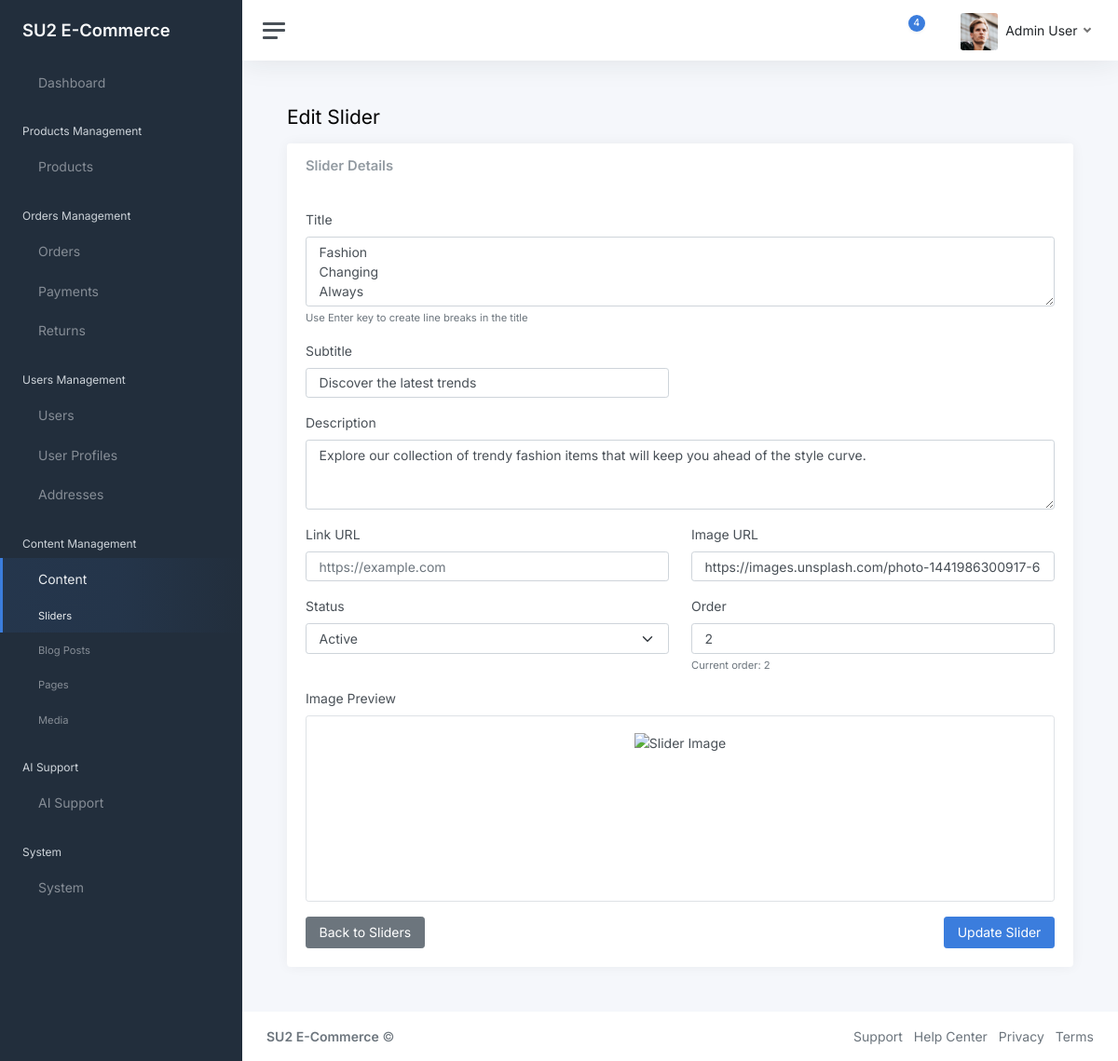
/ecadmin/sliders/7/edit/ (signed in), run on an earlier commit of the app's database.
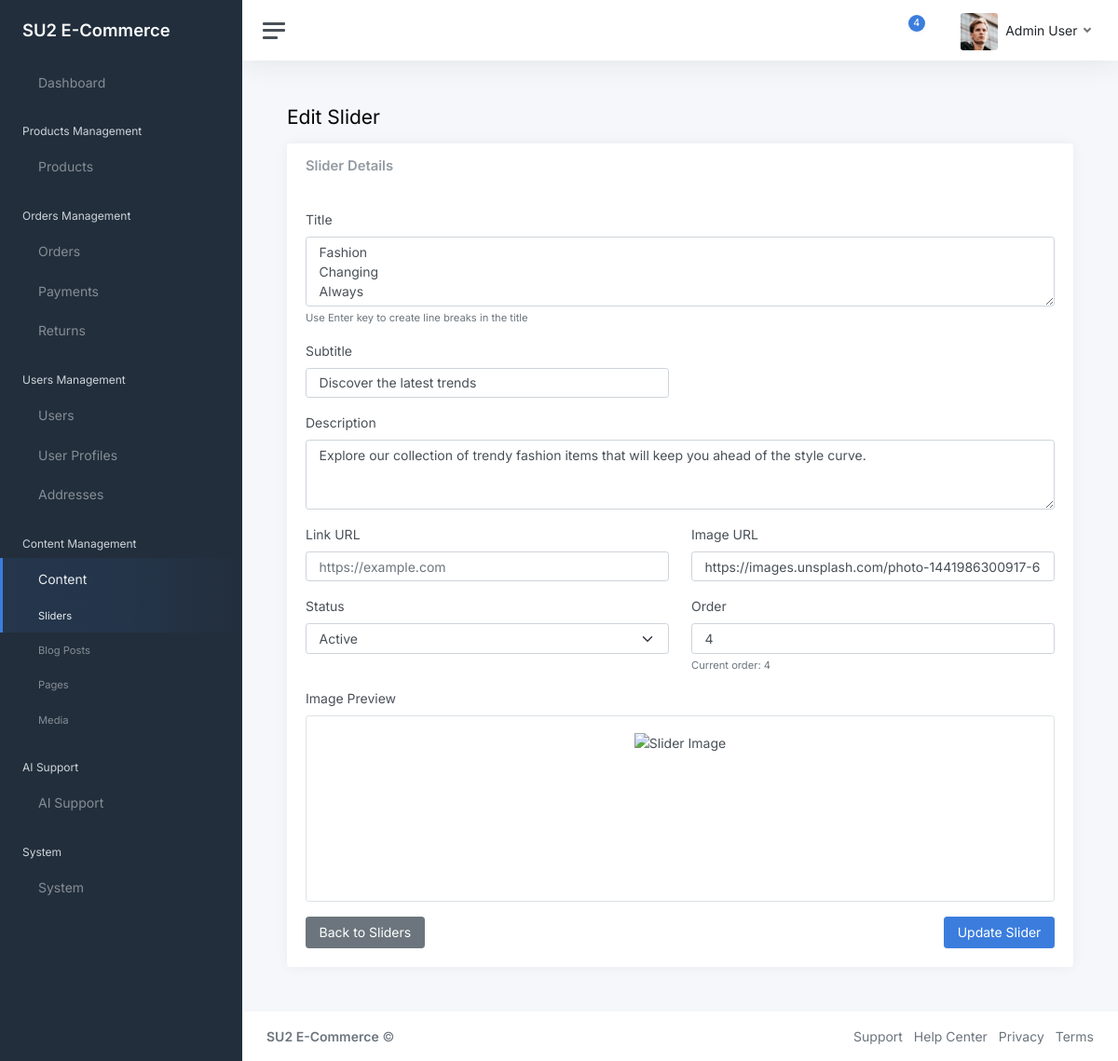
And on a later commit of the database.
### dashboard/models.py (models this page shows, shortened)
class Slider(models.Model):
    STATUS_CHOICES = [
        ('active', 'Active'),
        ('inactive', 'Inactive'),
    ]
    title = models.TextField(blank=True, null=True, help_text="Enter title with line breaks using Enter key")
    subtitle = models.CharField(max_length=200, blank=True, null=True)
    description = models.TextField(blank=True, null=True)
    img = models.URLField(blank=True, null=True, help_text="Image URL for the slider")
    link = models.URLField(blank=True, null=True, help_text="Link URL when slider is clicked")
    status = models.CharField(max_length=10, choices=STATUS_CHOICES, default='active')
    order = models.IntegerField(default=0, help_text="Display order (lower numbers appear first)")
    created_at = models.DateTimeField(auto_now_add=True)
    updated_at = models.DateTimeField(auto_now=True)
    class Meta:
        ordering = ['order', 'created_at']
        verbose_name = 'Slider'
        verbose_name_plural = 'Sliders'
        unique_together = ['order']  # Re-enabled unique constraint

### dashboard/views.py (the view, shortened to what this page needs)
# urls.py: path('sliders/<int:slider_id>/edit/', views.slider_edit, name='slider_edit'),
@login_required
def slider_edit(request, slider_id):
    if not request.user.is_superuser:
        messages.error(request, 'Access denied. Superuser privileges required.')
        return redirect('main:home')
    slider = get_object_or_404(Slider, id=slider_id)
    context = {
        'slider': slider,
        'active_page': 'sliders'
    }
    return render(request, 'dashboard/slider_form.html', context)

### main/auth_backend.py (called while the page is built)
    def get_user(self, user_id):
        try:
            return User.objects.get(pk=user_id)
        except User.DoesNotExist:
            return None

### templates/dashboard/slider_form.html (shortened to what the changed rows need)
{% extends 'dashboard/base.html' %}
{% load static %}
{% block content %}
<main class="content">
    <div class="container-fluid p-0">
        <h1 class="h3 mb-3">{% if slider %}Edit Slider{% else %}Create New Slider{% endif %}</h1>
        <div class="row">
            <div class="col-12">
                <div class="card">
                    <div class="card-body">
                        <form method="post">
                            <div class="mb-3">
                                <label for="title" class="form-label">Title</label>
                                <textarea class="form-control" id="title" name="title" rows="3"
                                          placeholder="Enter slider title with line breaks">{{ slider.title|default:'' }}</textarea>
                                <small class="form-text text-muted">Use Enter key to create line breaks in the title</small>
                            </div>
                            <div class="row">
                                <div class="col-md-6">
                                    <div class="mb-3">
                                        <label for="subtitle" class="form-label">Subtitle</label>
                                        <input type="text" class="form-control" id="subtitle" name="subtitle"
                                               value="{{ slider.subtitle|default:'' }}" placeholder="Enter slider subtitle">
                                    </div>
                                </div>
                            </div>
                            <div class="mb-3">
                                <label for="description" class="form-label">Description</label>
                                <textarea class="form-control" id="description" name="description" rows="3"
                                          placeholder="Enter slider description">{{ slider.description|default:'' }}</textarea>
                            </div>
                            <div class="row">
                                <div class="col-md-6">
                                    <div class="mb-3">
                                        <label for="img" class="form-label">Image URL</label>
                                        <input type="url" class="form-control" id="img" name="img"
                                               value="{{ slider.img|default:'' }}" placeholder="https://example.com/image.jpg">
                                    </div>
                                </div>
                            </div>
                            <div class="row">
                                <div class="col-md-6">
                                    <div class="mb-3">
                                        <label for="status" class="form-label">Status</label>
                                        <select class="form-select" id="status" name="status">
                                            <option value="active" {% if slider.status == 'active' %}selected{% endif %}>Active</option>
                                        </select>
                                    </div>
                                </div>
                                <div class="col-md-6">
                                    <div class="mb-3">
                                        <label for="order" class="form-label">Order</label>
                                        <input type="number" class="form-control" id="order" name="order"
                                               value="{% if slider %}{{ slider.order }}{% else %}{{ next_order }}{% endif %}" min="1" placeholder="1">
                                        <small class="form-text text-muted">
                                            {% if slider %}
                                                Current order: {{ slider.order }}
                                            {% else %}
                                                Next available order: {{ next_order }}
                                            {% endif %}
                                        </small>
                                    </div>
                                </div>
                            </div>
                        </form>
                    </div>
                </div>
            </div>
        </div>
    </div>
</main>
{% endblock %}

What changed in the data, as far as the page shows it:
changed Slider "Fashion Changing Always": order "2" → "4"
